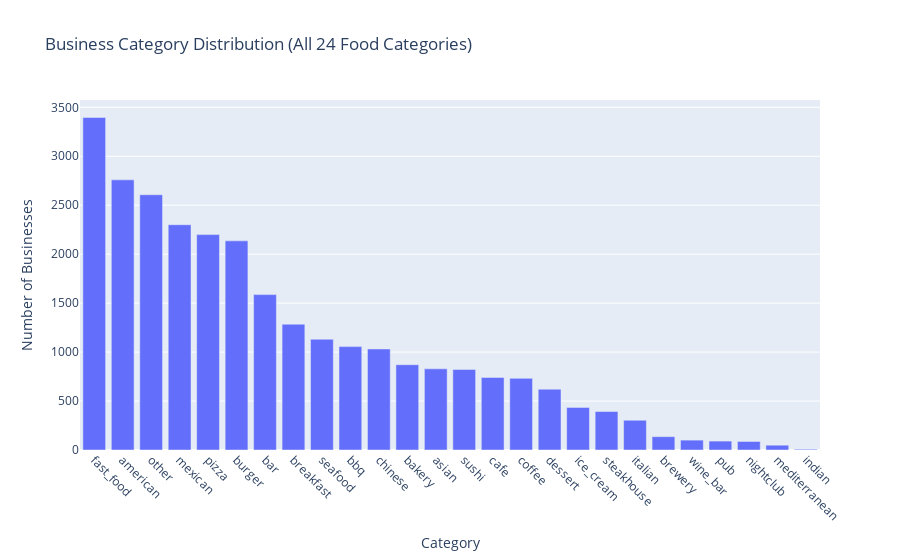

Notebook code cell kept with this figure:
### Code cell
# Category distribution
cat_dist = biz_df.group_by('category_main').agg(pl.len().alias('count')).sort('count', descending=True)
cat_dist_pd = cat_dist.to_pandas()

# Bar chart
fig = px.bar(cat_dist_pd, x='category_main', y='count',
             title='Business Category Distribution (All 24 Food Categories)',
             labels={'category_main': 'Category', 'count': 'Number of Businesses'})
fig.update_xaxes(tickangle=45)
fig.show()

# Print top 15
print("\nTop 15 Categories:")
for i, row in enumerate(cat_dist.head(15).iter_rows(), 1):
    pct = row[1] / len(biz_df) * 100
    print(f"{i:2d}. {row[0]:20s}: {row[1]:6,} ({pct:5.1f}%)")

### Figure 1 — Plotly figure (JSON) as saved in the notebook; plotly's stock layout.template omitted (floating-point values rounded to 4 significant figures)
{"data": [{"hovertemplate": "Category=%{x}<br>Number of Businesses=%{y}<extra></extra>", "legendgroup": "", "marker": {"color": "#636efa", "pattern": {"shape": ""}}, "name": "", "orientation": "v", "showlegend": false, "textposition": "auto", "type": "bar", "x": ["fast_food", "american", "other", "mexican", "pizza", "burger", "bar", "breakfast", "seafood", "bbq", "chinese", "bakery", "asian", "sushi", "cafe", "coffee", "dessert", "ice_cream", "steakhouse", "italian", "brewery", "wine_bar", "pub", "nightclub", "mediterranean", "indian"], "xaxis": "x", "y": [3396, 2759, 2607, 2301, 2200, 2136, 1587, 1285, 1131, 1056, 1032, 871, 829, 822, 741, 732, 621, 435, 393, 304, 136, 101, 91, 87, 49, 8], "yaxis": "y"}], "layout": {"barmode": "relative", "legend": {"tracegroupgap": 0}, "title": {"text": "Business Category Distribution (All 24 Food Categories)"}, "xaxis": {"anchor": "y", "domain": [0, 1], "tickangle": 45, "title": {"text": "Category"}}, "yaxis": {"anchor": "x", "domain": [0, 1], "title": {"text": "Number of Businesses"}}}}
